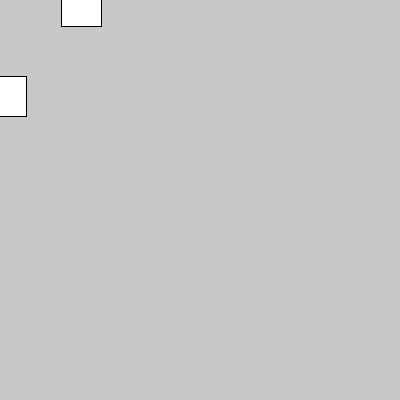
Frame 1 (no input)
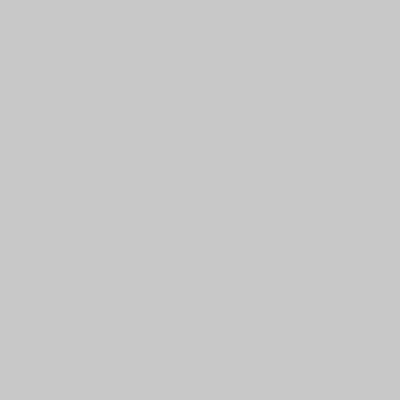
Frame 60 (the mouse pressed at the canvas centre just before this capture)
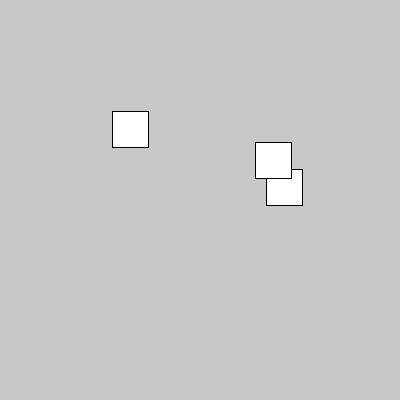
Frame 120 (the mouse held since frame 60 and released just before this capture)

The Processing sketch that drew these frames (run headless with seeded random() and noise(); from frame 60 on, the mouse is pressed at the canvas centre):

// Processing sketch: for_simple_random_mouse
// ── for_simple_random_mouse.pde
int cant = 10;
int tam;

void setup(){
  size(400,400);
  tam = width/cant;
  rectMode(CENTER);
}

void draw(){
  background(200);
  for(int i=0; i<cant;i++){
    int x = floor(random(0,width));
    int y = floor(random(0,width));
    if(dist(mouseX, mouseY, x, y)< 100)
      rect(x,y,tam,tam);
  }
}

void mousePressed(){
  cant++;
  tam = width/cant;
}

void keyPressed(){
  cant--;
  tam = width/cant;
}
